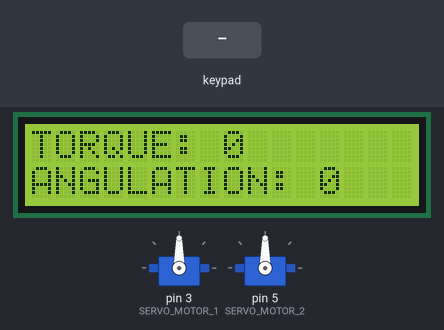
Recording of a sketch running on a simulated Arduino Mega 2560, built with avr-gcc and run on an emulated ATmega2560. Shown: 2 × servo, 16×2 character LCD. Wiring (inferred from the names in the program): 4×4 keypad with keys 1 2 3 A 4 5 6 B 7 8 9 C * 0 # D (labels assumed): rows A4, A5, A6, A7; columns A0, A1, A2, A3. Inputs (shaded band) come from the test bench. What the sketch prints to the serial monitor is not drawn.

Above: at 6.2 s.
6.3 s: key 'D' pressed
At 6.7 s:
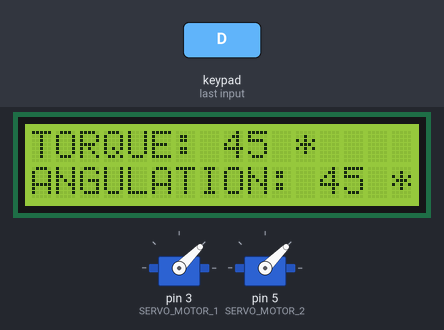
9.1 s: keypad keys 1 2 # pressed 0.4 s apart
At 11.2 s:
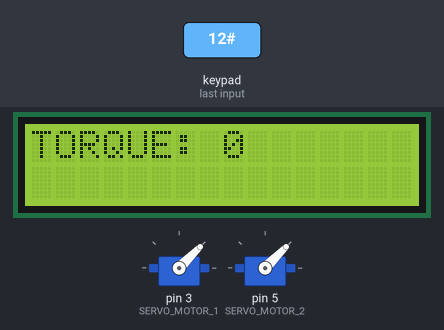
13.3 s: key '0' pressed
At 14.3 s:
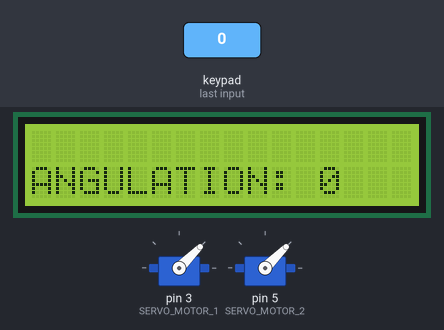
16.3 s: keypad keys 1 2 * pressed 0.4 s apart
At 18.3 s:
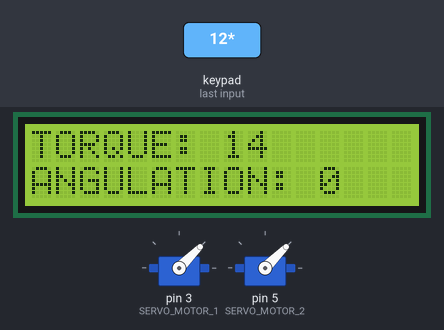
Timing chart, 0 to 19.8 s (numbered marks = the images above; inputs shaded):
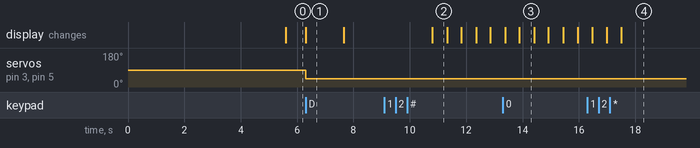

The sketch:

TwoAxisAngleSys.ino
```cpp
//!!OM!!
#include <LiquidCrystal.h>
// RS-7  ; EN-6 ; D4-5    ;  D5-4   ; D6-3    ; D7-2
LiquidCrystal lcd(22, 24, 26, 28, 30, 32);
#include <Servo.h>
Servo ARM_MOTOR_1,ARM_MOTOR_2;
#define SERVO_MOTOR_1   3
#define SERVO_MOTOR_2   5

#define KEY_1   0xE1
#define KEY_2   0xE2
#define KEY_3   0xE4
#define KEY_A   0xE8
#define KEY_4   0xD1
#define KEY_5   0xD2
#define KEY_6   0xD4
#define KEY_B   0xD8
#define KEY_7   0xB1
#define KEY_8   0xB2
#define KEY_9   0xB4
#define KEY_C   0xB8
#define KEY_S   0x71
#define KEY_0   0x72
#define KEY_H   0x74
#define KEY_D   0x78

const byte Key_Row[4] = {A4,A5,A6,A7};
const byte Key_Col[4] = {A0,A1,A2,A3};
byte Key_Val = 0;
byte key_col_sel = 0;
byte avoid_sence_cnt = 0,avoid_sence_flag = 0;

byte Torque = 0,Angulation = 0;
unsigned int base_delay = 0;

void setup()
{ char i = 0;
  for(i = 0;i<4;i++)
  { pinMode(Key_Col[i],OUTPUT);
    digitalWrite(Key_Col[i],HIGH);
    pinMode(Key_Row[i],INPUT_PULLUP);
  }
  Serial.begin(9600);
  ARM_MOTOR_1.attach(SERVO_MOTOR_1);
  ARM_MOTOR_2.attach(SERVO_MOTOR_2);

  ARM_MOTOR_1.write(90);
  ARM_MOTOR_2.write(90);

  lcd.begin(16,2);
  lcd.setCursor(0, 0);
  lcd.print("   TWO AXIS     ");
  lcd.setCursor(0, 1);
  lcd.print("ANGULATION SYSTM");
  delay(5000);
}

byte Set_parameter = 0;
void loop()
{ key_action();

  delay(1);

  base_delay++;
  if(base_delay < 500) return;
  base_delay = 0;


  lcd.setCursor(0, 0);
  lcd.print("TORQUE: "+String(Torque)+"     ");
  lcd.setCursor(0, 1);
  lcd.print("ANGULATION: "+String(Angulation)+"    ");
  if(Set_parameter == 1)
  { delay(500);
    lcd.setCursor(0, 0);
    lcd.print("                 ");
  }
  if(Set_parameter == 2)
  { delay(500);
    lcd.setCursor(0, 1);
    lcd.print("                 ");
  }
}


void key_action(void)
{ key_sence();
  if((Key_Val & 0x0f) == 0)     return;

  byte key_num;

  switch(Key_Val)
  { case KEY_1:   key_num = 1;
    break;
    case KEY_2:   key_num = 2;
    break;
    case KEY_3:   key_num = 3;
    break;
    case KEY_4:   key_num = 4;
    break;
    case KEY_5:   key_num = 5;
    break;
    case KEY_6:   key_num = 6;
    break;
    case KEY_7:   key_num = 7;
    break;
    case KEY_8:   key_num = 8;
    break;
    case KEY_9:   key_num = 9;
    break;
    case KEY_0:   key_num = 0;
    break;
    case KEY_A:   key_num = 10;
    break;
    case KEY_B:   key_num = 11;
    break;
    case KEY_C:   key_num = 12;
    break;
    case KEY_D:   key_num = 13;
    break;
    case KEY_S:   key_num = 14;
    break;
    case KEY_H:   key_num = 15;
    break;
  }
  Serial.println(key_num);
  if(key_num == 10) Set_parameter = 0;
  if(key_num == 11) Set_parameter = 1;
  if(key_num == 12) Set_parameter = 2;
  if(key_num == 13) ServoMotorSide();

  if(key_num > 9) return;
  if(Set_parameter == 1)
  { Torque = Torque*10 + key_num;
    if(Torque > 90) Torque = 0;
  }
  if(Set_parameter == 2)
  { Angulation = Angulation*10 + key_num;
    if(Angulation > 90) Angulation = 0;
  }

}


void ServoMotorSide(void)
{ byte TorqueServo = 0,AngleServo = 0;
  Set_parameter = 0;
  TorqueServo = Torque + 45;
  ARM_MOTOR_1.write(TorqueServo);
  AngleServo = Angulation + 45;
  ARM_MOTOR_2.write(AngleServo);
  Serial.println("Torque: "+String(TorqueServo)+"Angle: "+String(AngleServo));
  lcd.setCursor(0, 0);
  lcd.print("TORQUE: "+String(TorqueServo)+" *   ");
  lcd.setCursor(0, 1);
  lcd.print("ANGULATION: "+String(AngleServo)+" *   ");
  delay(1000);
}

void key_sence(void)
{   char i = 0;
    byte bit_tbl[4] = {0xFE,0xFD,0xFB,0xF7};

    Key_Val = 0x00;

   if(avoid_sence_flag == 1)
   {  avoid_sence_cnt++;
      if(avoid_sence_cnt < 250)  return;
      avoid_sence_cnt = 0;
      avoid_sence_flag = 0;
   }

   for(i = 0;i<4;i++)
   {  digitalWrite(Key_Col[i],HIGH);
   }
   digitalWrite(Key_Col[key_col_sel],LOW);

   Key_Val =  bit_tbl[key_col_sel] << 4;

   for(i = 0;i<4;i++)
   {  if(digitalRead(Key_Row[i]) == 0)
      { Key_Val |= ~bit_tbl[i];
        break;
      }
   }

   if( (Key_Val & 0x0f) != 0x00)
   {  avoid_sence_flag = 1;
   }

   key_col_sel++;
   if(key_col_sel > 3)  key_col_sel = 0;
}
```

Measured:
- after the input at 6.3 s, servo on pin 3 (SERVO_MOTOR_1), servo on pin 5 (SERVO_MOTOR_2): 90° → 45° at once; the display: changes at once (image 1)
- after the input at 9.1 s, the display: changes after 1.7 s (image 2)
- after the input at 13.3 s, the display: first differs from a run without the input after 0.59 s (image 3)
- after the input at 16.3 s, the display: first changes after 0.18 s (image 4 shows a later state)
- what the display in image 1 shows lasts 1.4 s, from 6.3 s to 7.7 s
- what the display in image 2 shows lasts 0.5 s, from 10.8 s to 11.3 s
